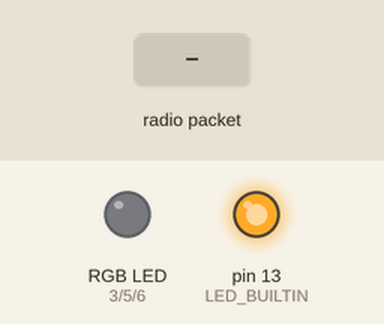
Recording of a sketch running on a simulated Arduino Uno, built with avr-gcc and run on an emulated ATmega328P. Shown: an RGB LED mixed from three pins (HIGH = lit), output pins drawn as LEDs (lit = HIGH). The inputs (shaded band) are chosen by the test bench. No radio packets arrive unless stated; what the sketch prints to the serial monitor is not drawn.

Above: at 0.01 s.
At 1.6 s:
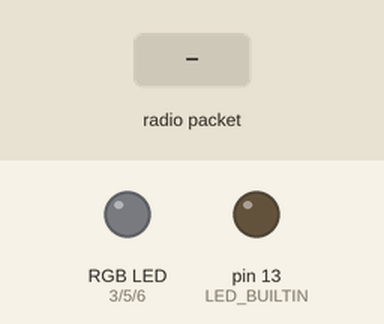
1.7 s: radio packet "1" arrives
Timing chart, 0 to 4.7 s (numbered marks = the images above; inputs shaded):
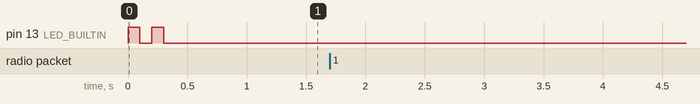

The sketch:

LED_Strip.ino
```cpp
#include <stdlib.h>
#include "utils.h"
#include <RH_ASK.h>
#include <SPI.h>

#define BUF_LEN 20

RH_ASK driver(2000, 8);
uint8_t rxBuf[BUF_LEN];
uint8_t bufLen;

#define PIN_BLUE 6
#define PIN_GREEN 5
#define PIN_RED 3

#define COL_FADE_TIME 5000

//This variable is just used for storing some state depending on the mode
uint8_t colMode;

//These hold the current colour in the random switch mode
uint8_t rCurr = 0,
        gCurr = 0,
        bCurr = 0;

void setup() {
  pinMode(LED_BUILTIN, OUTPUT);
  Serial.begin(115200); //Serial for debugging

  pinMode(8, INPUT);

  //If for whatever reason the RadioHead driver fails, turn on LED
  if (!driver.init()) {
    digitalWrite(LED_BUILTIN, HIGH);
    for (;;) {}
  }

  //Indicate that the RadioHead driver is working
  digitalWrite(LED_BUILTIN, HIGH);
  delay(100);
  digitalWrite(LED_BUILTIN, LOW);
  delay(100);
  digitalWrite(LED_BUILTIN, HIGH);
  delay(100);
  digitalWrite(LED_BUILTIN, LOW);
  delay(100);

  pinMode(PIN_RED, OUTPUT);
  pinMode(PIN_GREEN, OUTPUT);
  pinMode(PIN_BLUE, OUTPUT);

  //There are no externall pullups/pulldowns so internal pullups must be enabled
  pinMode(12, INPUT_PULLUP);
  pinMode(11, INPUT_PULLUP);
  pinMode(10, INPUT_PULLUP);
  pinMode(9, INPUT_PULLUP);
}

/*
void loop() {
  if (getSwitches() == 0b0000) {
    colMode = random() % 6;
    if (colMode == 0)
      fadeTo(RGB_TO_HEX(random() % 156 + 100, random() % 100, random() % 100));
    else if (colMode == 1)
      fadeTo(RGB_TO_HEX(random() % 100, random() % 156 + 100, random() % 100));
    else if (colMode == 2)
      fadeTo(RGB_TO_HEX(random() % 100, random() % 100, random() % 156 + 100));
    else if (colMode == 3)
      fadeTo(RGB_TO_HEX(random() % 156 + 100, random() % 156 + 100, random() % 100));
    else if (colMode == 4)
      fadeTo(RGB_TO_HEX(random() % 100, random() % 156 + 100, random() % 156 + 100));
  } else if (getSwitches() == 0b0001) {
    writeColour(COL_RED);
  } else if (getSwitches() == 0b0010) {
    writeColour(COL_GREEN);
  } else if (getSwitches() == 0b0011) {
    writeColour(COL_BLUE);
  } else if (getSwitches() == 0b0100) {
    if (colMode >= 3)
      colMode = 0;
    if (colMode == 0)
      fadeTo(COL_RED);
    if (colMode == 1)
      fadeTo(COL_GREEN);
    if (colMode == 2)
      fadeTo(COL_BLUE);
    colMode++;
    delay(2000);
  } else if (getSwitches() == 0b0101) {
    writeColour(COL_BLUE);
    writeColour(COL_RED);
  } else if (getSwitches() == 0b0110) {
    writeColour(COL_BLUE);
    writeColour(COL_GREEN);
  } else if (getSwitches() == 0b0111) {
    writeColour(COL_GREEN);
    writeColour(COL_RED);
  } else if (getSwitches() == 0b1000) {
    writeColour(COL_BLUE);
    writeColour(COL_RED);
    writeColour(COL_GREEN);
  }
}
*/

void loop() {
  bufLen = sizeof(rxBuf);

  if (driver.recv(rxBuf, &bufLen)) {
    //Print the message followed by the size of that received message
    Serial.print((char*) rxBuf);
    Serial.print(" [");
    Serial.print(bufLen);
    Serial.println("]");

    //Testing of receiving colours
    if (strstr((char*)rxBuf, "RED")) {
      Serial.println("Switching to red");
      writeColour(COL_RED);
    }
    if (strstr((char*)rxBuf, "GREEN")) {
      Serial.println("Switching to green");
      writeColour(COL_GREEN);
    }
    if (strstr((char*)rxBuf, "BLUE")) {
      Serial.println("Switching to blue");
      writeColour(COL_BLUE);
    }
  }
}

void writeColour(uint32_t col) {
  analogWrite(PIN_RED,   HEX_TO_RED(col));
  analogWrite(PIN_GREEN, HEX_TO_GREEN(col));
  analogWrite(PIN_BLUE,  HEX_TO_BLUE(col));
}

void fadeTo(uint32_t col) {
  uint8_t red = HEX_TO_RED(col);
  uint8_t green = HEX_TO_GREEN(col);
  uint8_t blue = HEX_TO_BLUE(col);

  //Get the number of steps that need to be traversed to reach the target colour (max of red, green or blue)
  uint8_t maxStep = max(max(abs(red - rCurr), abs(green - gCurr)), abs(blue - bCurr));
  uint8_t del = COL_FADE_TIME / maxStep;

  //Loop while we haven't yet reached the target colours
  while (rCurr != red || bCurr != blue || gCurr != green) {
    //For each colour, move a step closer to the target
    if (rCurr < red)
      rCurr++;
    else if (rCurr > red)
      rCurr--;

    if (gCurr < green)
      gCurr++;
    else if (gCurr > green)
      gCurr--;

    if (bCurr < blue)
      bCurr++;
    else if (bCurr > blue)
      bCurr--;

    //Write the new colour to the strip
    analogWrite(PIN_RED, rCurr);
    analogWrite(PIN_GREEN, gCurr);
    analogWrite(PIN_BLUE, bCurr);
    delay(del);
  }
}

uint8_t getSwitches() {
  return (digitalRead(12))
         | (digitalRead(11) << 1)
         | (digitalRead(10) << 2)
         | (digitalRead(9) << 3);
}
```

utils.h
```cpp
#define COL_RED 0xff0000
#define COL_GREEN 0x00ff00
#define COL_BLUE 0x0000ff

#define HEX_TO_RED(colour) (uint8_t)(colour >> 16)
#define HEX_TO_GREEN(colour) (uint8_t)(colour >> 8) & 0xff
#define HEX_TO_BLUE(colour) (uint8_t)colour & 0x0000ff

#define RGB_TO_HEX(red, green, blue) (uint32_t)(red << 16 | green << 8 | blue)
```

Measured:
- after the input at 1.7 s, every drawn part: stays the same
